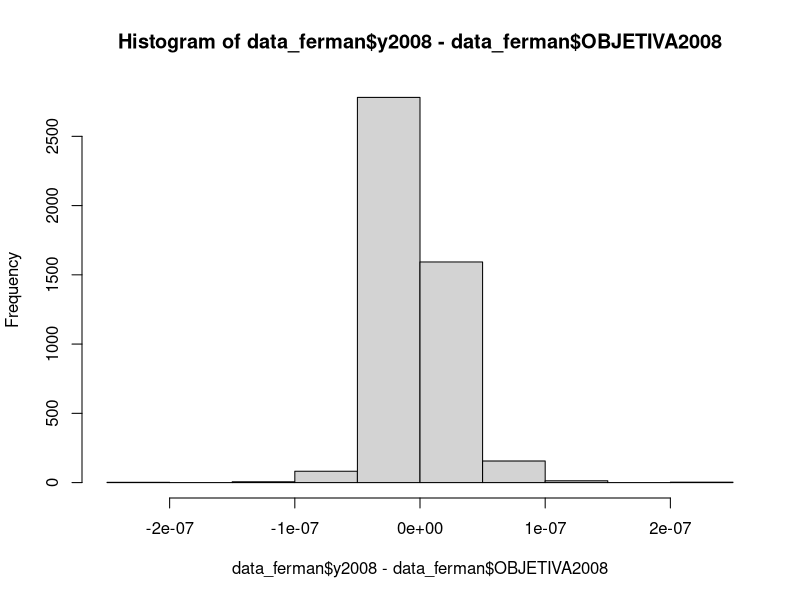

Write the R code that produced this figure. (Note: this script raises an error after producing the figure.)
library(haven)

data_ferman <- read_dta(
  file = "./data/inputs/Final.dta"
)
colnames(data_ferman)
hist(data_ferman$y2008 - data_ferman$OBJETIVA2008)
ferman_for_analysis <-
  data_ferman %>%
  select(starts_with("y20"),
         Control,
         UF) %>%
  filter(if_all(starts_with("y20"), ~ !is.na(.x))) %>%
  filter(!is.na(Control)) %>%
  mutate(Y = y2010,
         Z = Control)

test_UF <- ferman_for_analysis %>%
  group_by(Control, UF) %>%
  summarise(n())

hist(ferman_for_analysis$y2007)
# First, plot a histogram of 1nn  to select scaling and caliper
CALIPER <- 0.02
METRIC <- "maximum"   # "maximum", "euclidean", "manhattan"
CAL_METHOD <- "ada"   # "ada", "cem"
DIST_SCALING <- 0.3
ferman_scm <- ferman_for_analysis %>%
  get_cal_matches(
    covs = c("y2007", "y2008", "y2009"),
    treatment = "Z",
    caliper = CALIPER,
                metric = METRIC,
                cal_method = CAL_METHOD,
                dist_scaling = DIST_SCALING,
                est_method = "scm",
                return = "sc_units",
                knn = 10,         # for ada
                num_bins = 5,     # for cem
                wider = F)
get_att_ests(ferman_scm)

dist_matrix <- data.frame(t(as.matrix(attr(ferman_scm, "dm_uncapped"))))
# rank each column
dm_col_sorted <- apply(dist_matrix, 2, sort)
dist_to_plot <- dm_col_sorted[1:3,] # choose top 3
tibble(d = as.numeric(as.matrix(dist_to_plot))) %>%
  filter(d < 1000) %>%
  ggplot(aes(d)) +
  geom_histogram(color="black") +
  geom_vline(xintercept = 0.02, col="red") +
  theme_classic() +
  labs(y = "Count",
       x = TeX("$d(X_t, X_j)$"))


ferman_dm <-
  gen_dm(df = ferman_for_analysis,
       covs = c("y2007", "y2008", "y2009"),
       treatment = "Control",
       scaling = 0.3,
       metric = "maximum"
)

ferman_dm[1:5, 1:5]

res <- fit_CSM(df = ferman_for_analysis,
               covs = c("y2007", "y2008", "y2009"),
               treatment = "Control",
               metric = "maximum",
               caliper = 1,
               rad_method = "adaptive",
               est_method = "scm",
               return = "agg_co_units",
               dist_scaling = 1)

